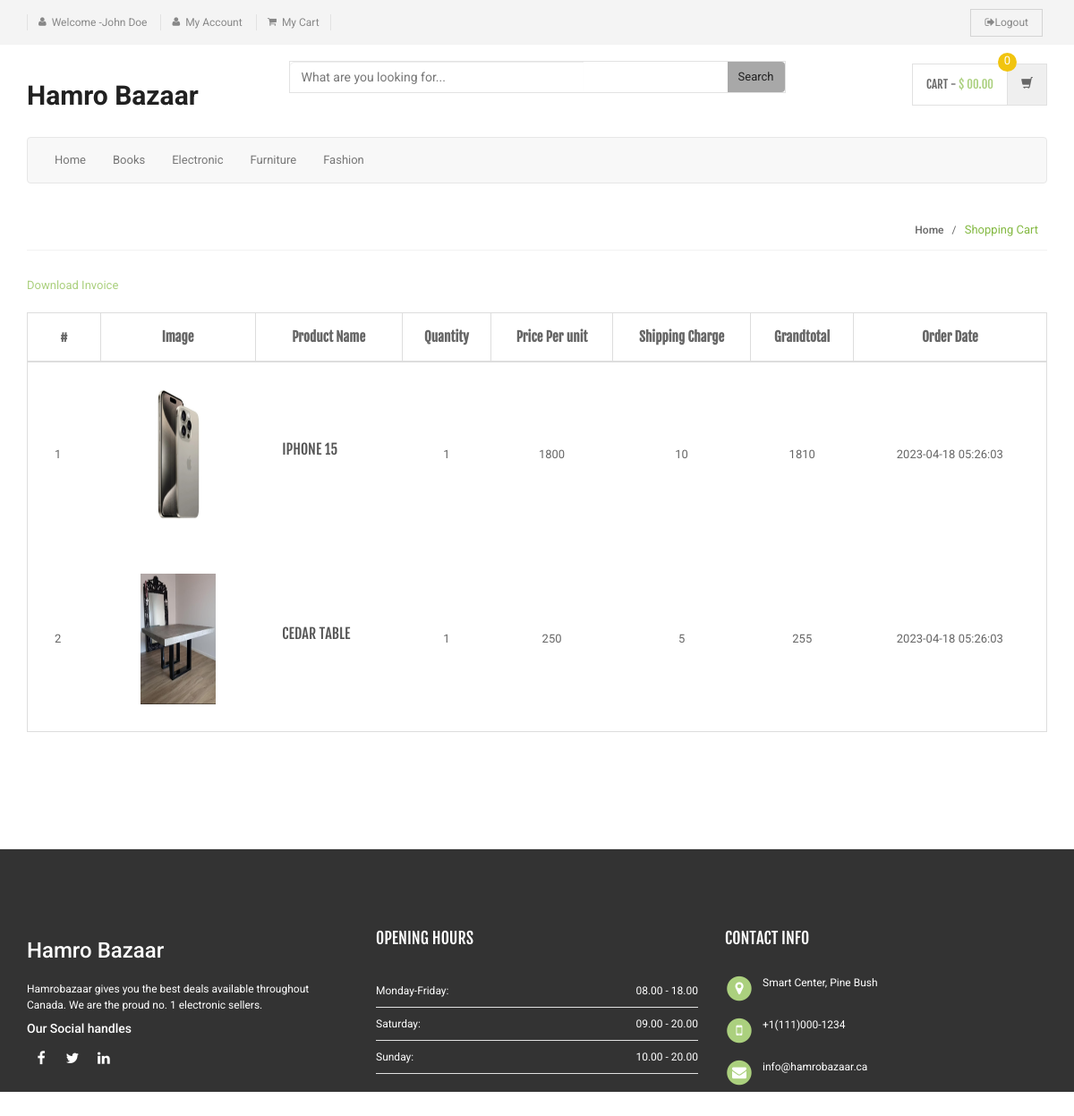
Screenshot of /checkout.php (signed in) with the database file from the repository.
### tables this page shows
CREATE TABLE `category` (
  `id` int(11) NOT NULL,
  `categoryName` varchar(255) DEFAULT NULL,
  `categoryDescription` longtext DEFAULT NULL,
  `creationDate` timestamp NOT NULL DEFAULT current_timestamp(),
  `updationDate` varchar(255) DEFAULT NULL
);

CREATE TABLE `orders` (
  `id` int(11) NOT NULL,
  `userId` int(11) DEFAULT NULL,
  `productId` varchar(255) DEFAULT NULL,
  `quantity` int(11) DEFAULT NULL,
  `orderDate` timestamp NOT NULL DEFAULT current_timestamp(),
  `paymentMethod` varchar(50) DEFAULT NULL,
  `orderStatus` varchar(55) DEFAULT NULL
);

CREATE TABLE `products` (
  `id` int(11) NOT NULL,
  `category` int(11) NOT NULL,
  `subCategory` int(11) DEFAULT NULL,
  `productName` varchar(255) DEFAULT NULL,
  `productCompany` varchar(255) DEFAULT NULL,
  `productPrice` int(11) DEFAULT NULL,
  `productPriceBeforeDiscount` int(11) DEFAULT NULL,
  `productDescription` longtext DEFAULT NULL,
  `productImage1` varchar(255) DEFAULT NULL,
  `productImage2` varchar(255) DEFAULT NULL,
  `productImage3` varchar(255) DEFAULT NULL,
  `shippingCharge` int(11) DEFAULT NULL,
  `productAvailability` varchar(255) DEFAULT NULL
);

### checkout.php (the view, shortened to what this page needs)
<?php
include ('includes/config.php');
if (strlen($_SESSION['login']) == 0) {
	header('location:login.php');
} else {
	?>
	<!DOCTYPE html>
	<html lang="en">
		<head>
			<link rel="stylesheet" href="assets/css/bootstrap.min.css">
			<link rel="stylesheet" href="assets/css/main.css">
			<link rel="stylesheet" href="assets/css/green.css">
			<link rel="stylesheet" href="assets/css/owl.carousel.css">
			<link rel="stylesheet" href="assets/css/owl.transitions.css">
			<link href="assets/css/lightbox.css" rel="stylesheet">
			<link rel="stylesheet" href="assets/css/animate.min.css">
			<link rel="stylesheet" href="assets/css/rateit.css">
			<link rel="stylesheet" href="assets/css/bootstrap-select.min.css">
			<link rel="stylesheet" href="assets/css/config.css">
			<link href="assets/css/green.css" rel="alternate stylesheet" title="Green color">
			<link href="assets/css/blue.css" rel="alternate stylesheet" title="Blue color">
			<link href="assets/css/red.css" rel="alternate stylesheet" title="Red color">
			<link href="assets/css/orange.css" rel="alternate stylesheet" title="Orange color">
			<link href="assets/css/dark-green.css" rel="alternate stylesheet" title="Darkgreen color">
			<link rel="stylesheet" href="assets/css/font-awesome.min.css">
		</head>
		<body class="cnt-home">
	<header class="header-style-1">
	<?php include ('includes/top-header.php'); ?>
	<?php include ('includes/main-header.php'); ?>
	<?php include ('includes/menu-bar.php'); ?>
	</header>
	<div class="breadcrumb">
		<div class="container">
			<div class="breadcrumb-inner">
				<ul class="list-inline list-unstyled">
					<li><a href="#">Home</a></li>
					<li class='active'>Shopping Cart</li>
				</ul>
			</div>
		</div>
	</div>
	<div class="body-content outer-top-xs">
		<div class="container">
		<a href="generate_invoice.php" target="_blank">Download Invoice</a>
			<div class="row inner-bottom-sm">
				<div class="shopping-cart">
					<div class="col-md-12 col-sm-12 shopping-cart-table ">
		<div class="table-responsive">
	<form name="cart" method="post">
			<table class="table table-bordered">
				<thead>
					<tr>
						<th class="cart-romove item">#</th>
						<th class="cart-description item">Image</th>
						<th class="cart-product-name item">Product Name</th>
						<th class="cart-qty item">Quantity</th>
						<th class="cart-sub-total item">Price Per unit</th>
						<th class="cart-sub-total item">Shipping Charge</th>
						<th class="cart-total item">Grandtotal</th>
						<th class="cart-description item">Order Date</th>
					</tr>
				</thead>
				<tbody>
	<?php $query = mysqli_query($con, "select products.productImage1 as pimg1,products.productName as pname,products.id as proid,orders.productId as opid,orders.quantity as qty,products.productPrice as pprice,products.shippingCharge as shippingcharge,orders.orderDate as odate,orders.id as orderid from orders join products on orders.productId=products.id where orders.userId='" . $_SESSION['id'] . "'");
	$cnt = 1;
	while ($row = mysqli_fetch_array($query)) {
		?>
										<tr>
											<td><?php echo $cnt; ?></td>
											<td class="cart-image">
												<a class="entry-thumbnail" href="detail.html">
													<img src="assets/productimages/<?php echo $row['proid']; ?>/<?php echo $row['pimg1']; ?>" alt="" width="84" height="146">
												</a>
											</td>
											<td class="cart-product-name-info">
												<h4 class='cart-product-description'><a href="product-details.php?pid=<?php echo $row['opid']; ?>">
												<?php echo $row['pname']; ?></a></h4>
								</td>
								<td class="cart-product-quantity">
									<?php echo $qty = $row['qty']; ?>
								</td>
								<td class="cart-product-sub-total"><?php echo $price = $row['pprice']; ?>  </td>
								<td class="cart-product-sub-total"><?php echo $shippcharge = $row['shippingcharge']; ?>  </td>
								<td class="cart-product-grand-total"><?php echo (($qty * $price) + $shippcharge); ?></td>
							<td class="cart-product-sub-total"><?php echo $row['odate']; ?>  </td>
						</tr>
		<?php $cnt = $cnt + 1;
	} ?>
				</tbody>
			</table>
		</div>
	</div>
			</div>
			</div>
		</div>
	</div>
	<?php include ('includes/footer.php'); ?>
	</body>
	</html>
<?php } ?>

### includes/menu-bar.php (shortened to what this page needs)
<div class="animate-dropdown">
    <div class="container">
        <div class="yamm navbar navbar-default" role="navigation">
            <div class="nav-bg-class">
                <div class="navbar-collapse collapse" id="mc-horizontal-menu-collapse">
                    <div class="nav-outer">
                        <ul class="nav navbar-nav">
                            <li class="<?php echo ($_SERVER['PHP_SELF'] == '/index.php') ? 'active' : ''; ?> dropdown yamm-fw">
                                <a href="index.php" data-hover="dropdown" class="dropdown-toggle">Home</a>
                            </li>
                            <?php
                            $sql = mysqli_query($con, "select id,categoryName  from category limit 6");
                            while ($row = mysqli_fetch_array($sql)) {
                                ?>
                                <li class="<?php echo ($_SERVER['PHP_SELF'] == '/category.php?cid=' . $row['id']) ? 'active' : ''; ?> dropdown yamm">
                                    <a href="category.php?cid=<?php echo $row['id']; ?>"><?php echo $row['categoryName']; ?></a>
                                </li>
                            <?php } ?>
                        </ul>
                        <div class="clearfix"></div>
                    </div>
                </div>
            </div>
        </div>
    </div>
</div>

### assets/css/green.css (style rules this page uses)
a { color: #abd07e; }
.breadcrumb ul li.active { color: #84b943; }

### assets/css/lightbox.css (style rules this page uses)
body:after { content: url(../images/close.png) url(../images/loading.gif) url(../images/prev.png) url(../images/next.png); display: none; }

### assets/css/blue.css (style rules this page uses)
a { color: #3498db; }
.breadcrumb ul li.active { color: #1d6ca1; }

### assets/css/red.css (style rules this page uses)
a { color: #ff6c6c; }
.breadcrumb ul li.active { color: #ff1a1a; }

### assets/css/orange.css (style rules this page uses)
a { color: #f39c12; }
.breadcrumb ul li.active { color: #ab6c09; }

### assets/css/dark-green.css (style rules this page uses)
a { color: #12cca7; }
.breadcrumb ul li.active { color: #0b816a; }

### rows the page displays
category: categoryName "Books"
category: categoryName "Electronic"
category: categoryName "Furniture"
category: categoryName "Fashion"
orders: productId.productImage1 (picture), productId.productName "IPHONE 15", quantity "1", productId.productPrice "1800", productId.shippingCharge "10", ($qty * $price) + $shippcharge "1810", orderDate "2023-04-18 05:26:03"
orders: productId.productImage1 (picture), productId.productName "CEDAR TABLE", quantity "1", productId.productPrice "250", productId.shippingCharge "5", ($qty * $price) + $shippcharge "255", orderDate "2023-04-18 05:26:03"

### other values shown
$_SESSION['username'] "John Doe"
